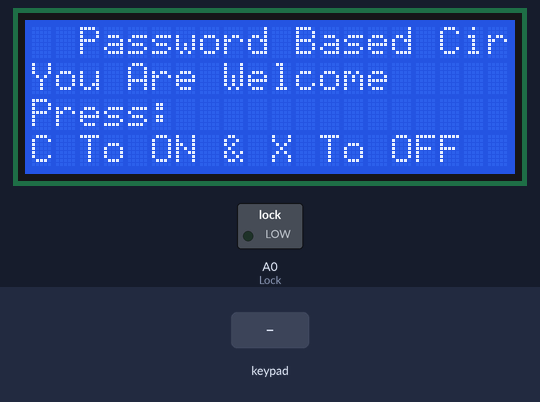
A sketch run on a simulated Arduino Uno, built with avr-gcc and run on an emulated ATmega328P. Shown: 20×4 character LCD, switched loads named in the sketch (green lamp = pin HIGH). The inputs (shaded band) are chosen by the test bench.

Above: at 1.2 s.
1.3 s: key 'X' pressed
At 2.5 s:
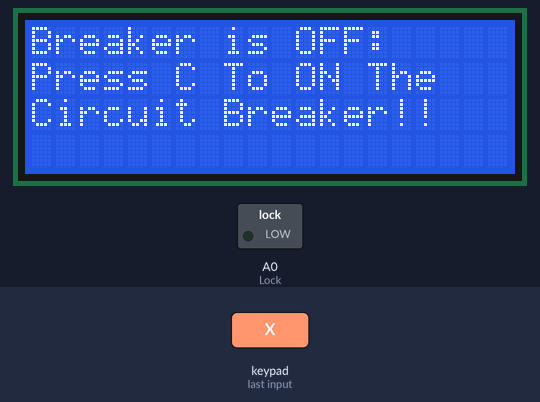
2.8 s: key 'C' pressed
At 3.8 s:
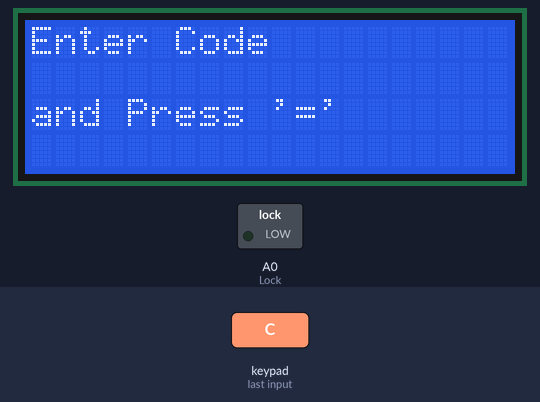
4.3 s: keypad keys 1 2 3 4 = pressed 0.4 s apart
At 7.3 s:
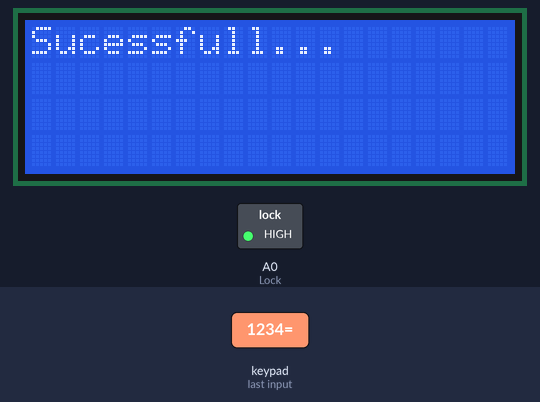
Timing chart, 0 to 8.8 s (numbered marks = the images above; inputs shaded):
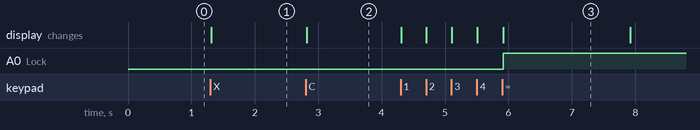

Measured:
- after the input at 1.3 s, the display: changes at once (image 1)
- after the input at 2.8 s, the display: changes at once (image 2)
- after the input at 4.3 s, A0 (Lock): LOW → HIGH after 1.6 s; the display: first changes at once (image 3 shows a later state)

The sketch:

password_circuit_code.ino
```cpp
 // include the library code for LCD
#include <LiquidCrystal.h> //library for LCD

// initialize the library with the numbers of the interface pins
LiquidCrystal lcd(13, 12, 11, 10, 9, 8);

 // include the library code for Keypad
#include <Keypad.h> //library for Keypad

int Lock = A0;    // relay

const byte numRows= 4;  //number of rows on the keypad
const byte numCols= 4;    //number of columns on the keypad

char keymap[numRows][numCols]=
{
{'7', '8', '9', '/'},
{'4', '5', '6', 'X'},
{'1', '2', '3', '-'},
{'C', '0', '=', '+'}
};

char keypressed;                 //Where the keys are stored it changes very often
char code[]= {'1','2','3','4'};  //The default code, you can change it or make it a 'n' digits one

char check1[sizeof(code)];  //Where the new key is stored
char check2[sizeof(code)];  //Where the new key is stored again so it's compared to the previous one

short a=0,i=0,s=0,j=0;   //Variables

byte rowPins[numRows] = {0,1,2,3}; //connect to the row pinouts of the keypad
byte colPins[numCols]= {4,5,6,7}; //connect to the column pinouts of the keypad

Keypad myKeypad= Keypad(makeKeymap(keymap), rowPins, colPins, numRows, numCols);

void setup()
{
  lcd.begin(20, 4); // set up the LCD's number of columns and rows:
  lcd.setCursor(0, 0);
  lcd.print("  Password Based Circuit");
  lcd.setCursor(0, 1);
  lcd.print("You Are Welcome");
  lcd.setCursor(0,2);
  lcd.print("Press: ");
  lcd.setCursor(0,3);
  lcd.print("C To ON & X To OFF");
  pinMode(Lock, OUTPUT);
}

void loop()
{
  keypressed = myKeypad.getKey();  //Constantly waiting for a key to be pressed
  if(keypressed == 'C')  // C to open the lock
  {
    lcd.clear();
    lcd.setCursor(0,0);
    lcd.print("Enter Code");   //Message to show
    ReadCode();               //Call the code function
    if(a==sizeof(code))   //The ReadCode function assign a value to a (it's correct when it has the size of the code array)
    {
      OpenDoor();   //Open lock function
    }
    else
    {
      lcd.clear();
      lcd.print("Wrong Password.!!"); //Message to print when the code is wrong
      lcd.setCursor(0,1);
      lcd.print("Press C and Try");
      lcd.setCursor(0,2);
      lcd.print("Again");
    }
  }

  if(keypressed == 'X')
  {
    lcd.clear();
    digitalWrite(Lock, LOW);
    lcd.print("Breaker is OFF:");
    lcd.setCursor(0,1);
    lcd.print("Press C To ON The");
    lcd.setCursor(0,2);
    lcd.print("Circuit Breaker!!");
  }
}

//Function to Get code
void ReadCode()
{
  lcd.setCursor(0,2);
  lcd.print("and Press '='");

  //All variables set to 0
  i=0;
  a=0;
  j=0;

  while(keypressed != '=')  //The user press = to confirm the code otherwise he can keep typing
  {
    keypressed = myKeypad.getKey();
    if(keypressed != NO_KEY && keypressed != '=' ) //If the char typed isn't = and neither "nothing"
    {
      lcd.setCursor(j,1);  //This to write "*" on the lcd whenever a key is pressed it's position is controlled by j
      lcd.print("*");
      j++;

      if(keypressed == code[i]&& i<sizeof(code)) //if the char typed is correct a and i increments to verify the next caracter
      {
        a++;
        i++;
      }
      else
      a--;  //if the character typed is wrong a decrements and cannot equal the size of code []
    }
  }

  keypressed = NO_KEY;
}

 //Door Opening function
void OpenDoor()
{
  lcd.clear();
  lcd.print("Sucessfull...");
  digitalWrite(Lock,HIGH);
  delay(2000);
  lcd.clear();
  lcd.print("Breaker is ON.");
  lcd.setCursor(0,2);
  lcd.print("Press X To OFF ");
  lcd.setCursor(0,3);
  lcd.print("The Breaker");
 }
```
